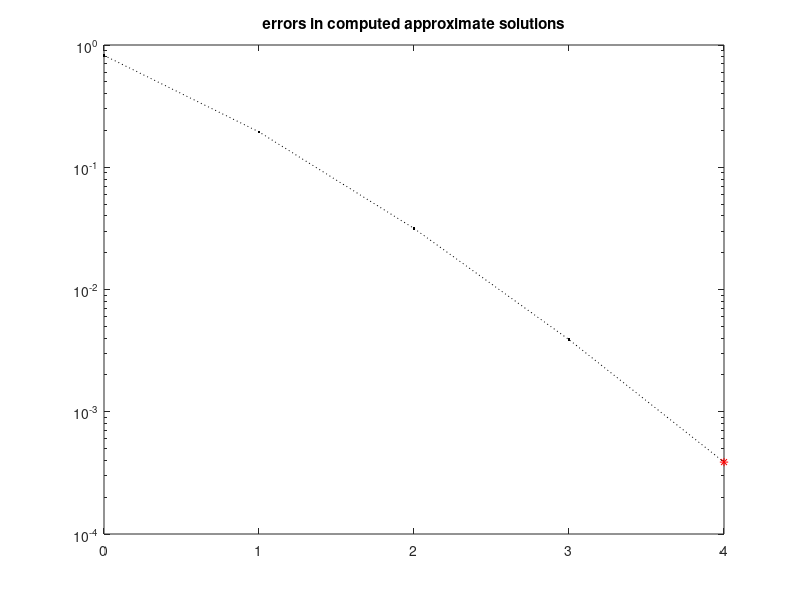

This chart was generated by the following MATLAB code: (Note: this script raises an error after producing the figure.)
function chebyfit;
% generate noisy data, fit by Chebyshev polynomial, determine appropriate
% degree
clear all;
close all;
format short e;
solnrm = []; resnrm=[];
seed = input('random seed: ');
randn('state',seed);
% deetermine matrix
n = input('Number of Chebyshev points: ');
% generate zeros z(k) of Chebyshev polynomial of degree n
for k=1:n
  z(k)=cos(pi*(2*k-1)/(2*n));
end
% generate orthogonal matrix determined by a tabulation of all Chebyshev
% polynomials of degree less than n at the nodes z(k)
for k=1:n
  A(k,1)=1; A(k,2)=z(k);
  for j=2:n-1
    A(k,j+1)=2*z(k)*A(k,j)-A(k,j-1);
  end
end
% orthonormalize matrix
A=A*sqrt(2/n); A(:,1)=A(:,1)/sqrt(2);
% define noise-free function f
f=zeros(n,1);
for k=1:n
  f(k)=exp(z(k));
end
% exact Fourier coefficients
  cf=A'*f;
% define noisy function ftilde
eta = input('eta (noise level roughly 10^(-eta):  (eta=0 -> no noise) ');
if eta==0
  fdelta=f; err=zeros(n,1);
else
  w=randn(length(f),1);
  err=norm(f,2)*w/(10^eta*sqrt(n));
  noiselevel=norm(err)/norm(f,2)
  fdelta = f + err;
end
normnoise=norm(err)
% Fourier coefficients of noise
cerr=A'*err;
% Fourier coefficients of noisy function
cfdelta=A'*fdelta;
% unnormalize matrix and determine coefficients for unnormalized Chebyshev 
% polynomials
A=A/sqrt(2/n); A(:,1)=A(:,1)*sqrt(2);
cfdelta=cfdelta*sqrt(2/n); cfdelta(1)=cfdelta(1)/sqrt(2);
% compute least-squares polynomials: column j of matrices polyn contains
% a tabulation of the least-squares polynomial of degree j-1.
polyn=cfdelta(1)*A(:,1);
for k=2:n
  polyn(:,k)=polyn(:,k-1)+cfdelta(k)*A(:,k); 
end
% compute residual error for least-squares polynomials of degrees 0,1,...,p-1
p=3*n/4;
for k=1:p
   reserr(k)=norm(polyn(:,k)-fdelta);
end
% compute approximation error of least-squares polynomial on fine grid
% with m=10*n points
m=10*n;
% generate m Chebyshev points
for k=1:m
  zm(k)=cos(pi*(2*k-1)/(2*m));
end
% generate orthogonal matrix determined by a tabulation of all Chebyshev
% polynomials of degree less than n at the nodes zm(k)
for k=1:m
  Am(k,1)=1; Am(k,2)=zm(k);
  for j=2:n-1
    Am(k,j+1)=2*zm(k)*Am(k,j)-Am(k,j-1);
  end
end
% tabulate function at m nodes
fm=zeros(m,1);
for k=1:m
  fm(k)=exp(zm(k));
end
% evaluate least-squares polynomial on fine grid
polm=cfdelta(1)*Am(:,1);  
for k=2:n
  polm(:,k)=polm(:,k-1)+cfdelta(k)*Am(:,k); 
end
% compute least-squares error on fine grid. Note weighting factor.
for k=1:n
  err(k)=norm(polm(:,k)-fm)/sqrt(m);
end
[minerr,minidx]=min(err);
minidx
minerr
figure
semilogy([0:n-1],err,'k.:'); hold on
semilogy(minidx-1,err(minidx),'r*'); hold off
title('errors in computed approximate solutions');
%figure
%semilogy([0:n-1],err,'k.:'); hold on
%semilogy(minidx-1,err(minidx),'r*'); hold off
% residual L-curve
[icorner,rho_icorner,eta_icorner,jelim]=l_c_trian(reserr,[1:length(reserr)]);
corner_index_for_residual_L_curve_by_triangle_method=icorner
reserr_icorner=reserr(icorner);
figure;
semilogy([0:p-1],reserr,'k.:');
hold on;
semilogy(icorner-1,reserr(icorner),'*r');
title('Discrete residual L-curve and the corner point by triangle method')
xlabel('residual index');
ylabel('log(residual)');
hold off
%figure;
%semilogy([0:p-1],reserr,'k.:');
%hold on;
%semilogy(icorner-1,reserr(icorner),'*r');
%hold off
% pruning algorithm
[k_corner,info]=corner(reserr,[1:length(reserr)]);
corner_index_for_residual_L_curve_by_pruning_method=k_corner
figure;
semilogy([0:p-1],reserr,'k.:');
hold on;
semilogy(k_corner-1,reserr(k_corner),'*r');
title('Discrete residual L-curve and the corner point by pruning method')
xlabel('residual index');
ylabel('log(residual)');
hold off
%figure;
%semilogy([0:p-1],reserr,'k.:');
%hold on;
%semilogy(k_corner-1,reserr(k_corner),'*r');
%hold off
%
disp('solnmbr    error    reserror')
[[1:p]',err(1:p),reserr(1:p)']
%
solnmbr=input('plot computed solution nmbr (>0) = ');
while solnmbr>0
   figure;
   plot(zm,polm(:,solnmbr),'-k');
   hold on
   plot(zm,fm,'-.b');
   hold off
   legend('computed polynomial','error-free function');
   solnmbr=input('plot computed solution nmbr (>0) = ');
end
